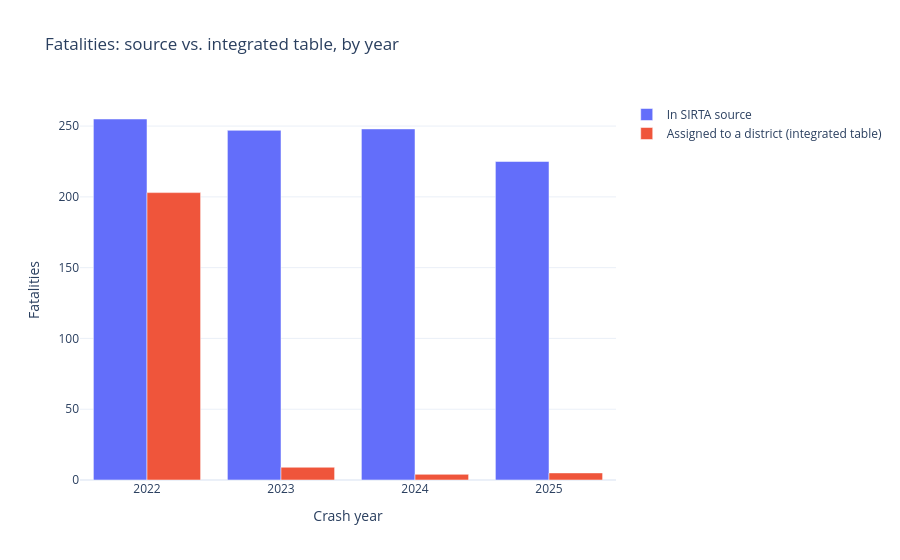

Here is the notebook cell this chart was saved with:
### Markdown cell above
#### Data-limitation check: do fatalities and serious injuries survive district assignment in every year?

### Code cell
raw_crashes = pd.read_csv(OUTPUT_ROOT / "data" / "transport_clean_all_records.csv", low_memory=False)
scope = raw_crashes[raw_crashes["year"].between(2022, 2025)].copy()
scope["year"] = scope["year"].astype(int)  # source stores year as float
scope["fatalities_raw"] = pd.to_numeric(scope["Total Fatalities"], errors="coerce").fillna(0)
scope["severe_raw"] = pd.to_numeric(scope["Total Severe Injuries"], errors="coerce").fillna(0)
scope["has_coords"] = scope["Latitude"].notna() & scope["Longitude"].notna()
scope["is_fatal"] = scope["fatalities_raw"] > 0

def pct(series):
    return (100 * series.mean()).round(1)

by_year = scope.groupby("year").agg(
    records=("is_fatal", "size"),
    fatal_records=("is_fatal", "sum"),
    fatalities_in_source=("fatalities_raw", "sum"),
    severe_injuries_in_source=("severe_raw", "sum"),
)
by_year["pct_nonfatal_with_coords"] = scope[~scope["is_fatal"]].groupby("year")["has_coords"].apply(pct)
by_year["pct_fatal_with_coords"] = scope[scope["is_fatal"]].groupby("year")["has_coords"].apply(pct)
by_year["pct_nonfatal_assigned_to_cd"] = scope[~scope["is_fatal"]].groupby("year")["primary_eligible"].apply(pct)
by_year["pct_fatal_assigned_to_cd"] = scope[scope["is_fatal"]].groupby("year")["primary_eligible"].apply(pct)

integrated_by_year = df.groupby("year")[["fatalities", "severe_injuries"]].sum()
integrated_by_year.columns = ["fatalities_in_integrated", "severe_injuries_in_integrated"]
coverage_check = by_year.join(integrated_by_year)
coverage_check["severe_injury_capture_pct"] = (
    100 * coverage_check["severe_injuries_in_integrated"] / coverage_check["severe_injuries_in_source"]).round(1)
coverage_check["fatality_capture_pct"] = (
    100 * coverage_check["fatalities_in_integrated"] / coverage_check["fatalities_in_source"]).round(1)
display(coverage_check.T)

fig_cov = go.Figure()
fig_cov.add_bar(x=coverage_check.index.astype(str), y=coverage_check["fatalities_in_source"], name="In SIRTA source")
fig_cov.add_bar(x=coverage_check.index.astype(str), y=coverage_check["fatalities_in_integrated"],
                name="Assigned to a district (integrated table)")
fig_cov.update_layout(barmode="group", template="plotly_white",
                      title="Fatalities: source vs. integrated table, by year",
                      xaxis_title="Crash year", yaxis_title="Fatalities", legend_title_text="")
fig_cov.show()

### Figure 1 — Plotly figure (JSON) as saved in the notebook; plotly's stock layout.template omitted (floating-point values rounded to 4 significant figures)
{"data": [{"name": "In SIRTA source", "type": "bar", "x": ["2022", "2023", "2024", "2025"], "y": [255.0, 247.0, 248.0, 225.0]}, {"name": "Assigned to a district (integrated table)", "type": "bar", "x": ["2022", "2023", "2024", "2025"], "y": [203, 9, 4, 5]}], "layout": {"barmode": "group", "legend": {"title": {"text": ""}}, "title": {"text": "Fatalities: source vs. integrated table, by year"}, "xaxis": {"title": {"text": "Crash year"}}, "yaxis": {"title": {"text": "Fatalities"}}}}
